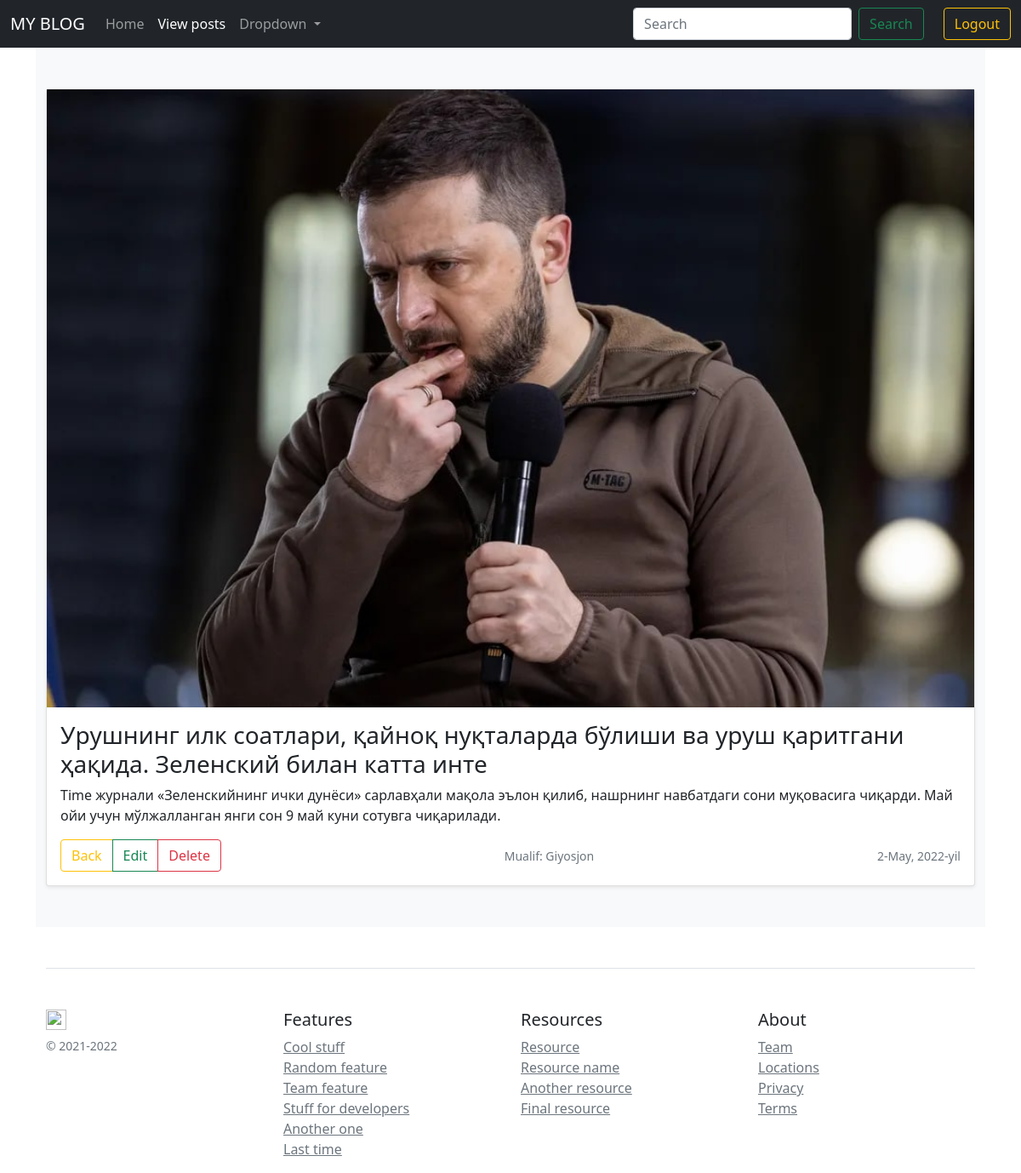
Screenshot of /view-posts/6/ (signed in) with the database file from the repository.
### Blog/models.py (models this page shows, shortened)
class Post(models.Model):
    title = models.CharField(max_length=100, verbose_name="Nomlanishi")
    discrition = models.TextField(max_length=5000, verbose_name="Ma'lumot")
    author = models.ForeignKey(User, on_delete=models.CASCADE, verbose_name="Mualif")
    is_published = models.BooleanField(default=False, verbose_name="Tekshirilgan")
    image = models.ImageField(upload_to="Post/", verbose_name="Rasm")
    date_created = models.DateField(auto_now_add=True, verbose_name="Kiritish vaqti")
    date_updated = models.DateField(auto_now=True, verbose_name="Yangilanish vaqti")
    class Meta:
        verbose_name_plural = "Post"
        verbose_name = "Post"

### Blog/views.py (the view)
# urls.py: path('view-posts/<int:pk>/', views.view_posts_detail, name="view-posts-detail"),
@login_required(login_url='login')
def view_posts_detail(request, pk):
    post = Post.objects.get(pk=pk)
    context = {
        'post': post
    }
    return render(request, 'blog/view_post_detail.html', context)

### Templates/blog/view_post_detail.html (shortened to what this page needs)
{% extends 'blog/base.html' %}
{% block body %}
    <div class="album py-5 bg-light">
        <div class="container">
            <div class="row row-cols-10 row-cols-sm-1 row-cols-md-10">
                <div class="col">
                    <div class="card shadow-sm">
                        <img src="{{ post.image.url }}">
                        <div class="card-body">
                            <h3>{{ post.title }}</h3>
                            <p class="card-text">{{ post.discrition }}</p>
                            <div class="d-flex justify-content-between align-items-center">
                                <div class="btn-group">
                                    <a href="{% url 'view-posts' %}"
                                       class="btn btn-outline-warning">Back</a>
                                    <a href="{% url 'view-posts-update' post.pk %}"
                                       class="btn btn-outline-success">Edit</a>
                                    <a href="{% url 'view-posts-delete' post.pk %}" class="btn btn-outline-danger">Delete</a>
                                </div>
                                <small class="text-muted">Mualif: {{ post.author }}</small>
                                <small class="text-muted">{{ post.date_created }}</small>
                            </div>
                        </div>
                    </div>
                </div>
            </div>
        </div>
    </div>
{% endblock %}

### rows the page displays
Post: image (picture), title "Урушнинг илк соатлари, қайноқ нуқталарда бўлиши ва уруш қаритгани ҳақида. Зеленский билан катта инте", discrition "Time журнали «Зеленскийнинг ички дунёси» сарлавҳали мақола эълон қилиб, нашрнинг навбатдаги сони муқовасига чиқарди. Май ойи учун мўлжалланган янги сон 9 май куни сотувга чиқарилади.", author "Giyosjon", date_created "2-May, 2022-yil"
